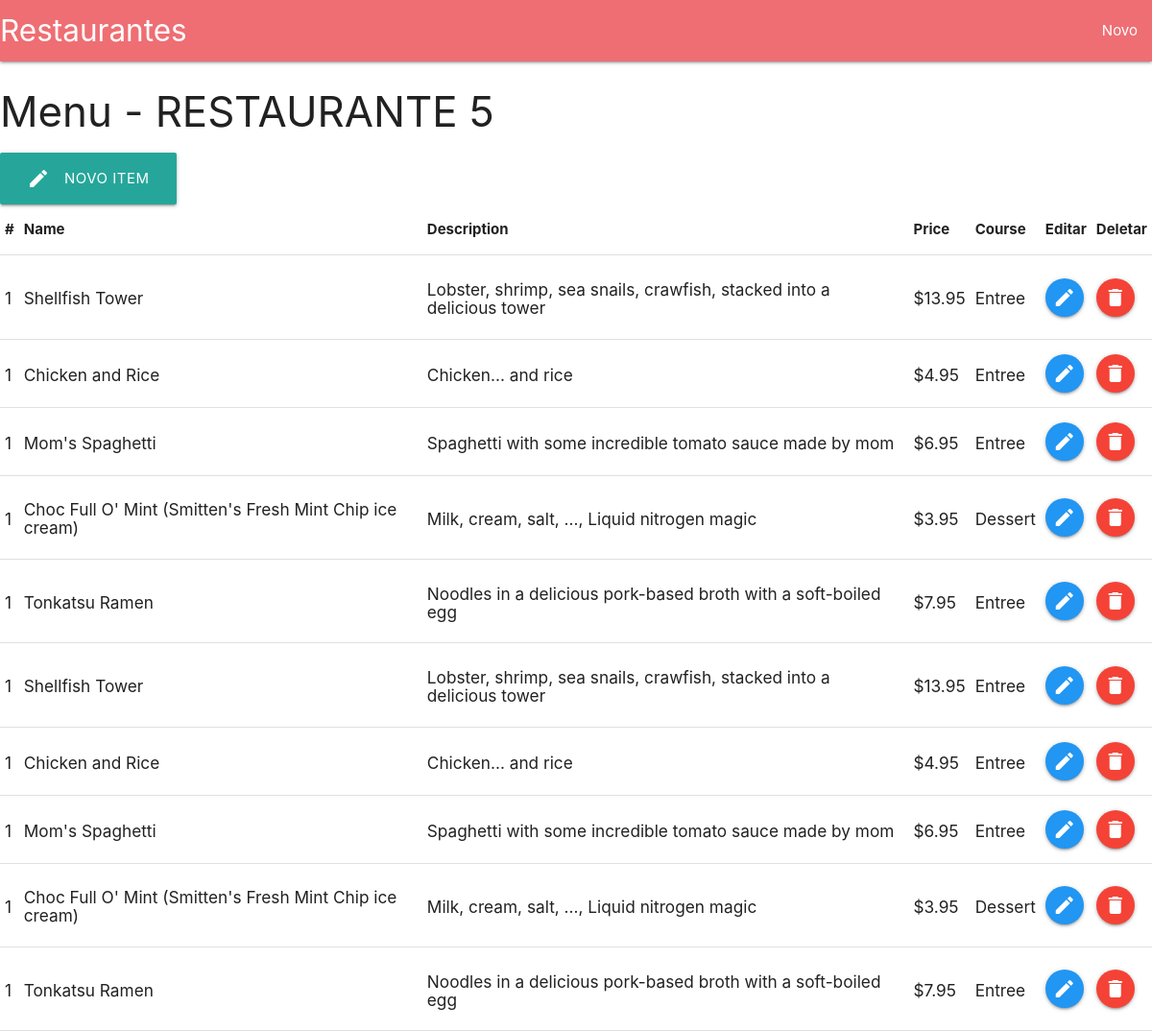
/restaurant/5/menu/, run on the app's committed database.
### database_setup.py (models this page shows, shortened)
class Restaurant(Base):
    __tablename__ = 'restaurant'
    id = Column(Integer, primary_key=True)
    name = Column(String(250), nullable=False)

class MenuItem(Base):
    __tablename__ = 'menu_item'
    id = Column(Integer, primary_key=True)
    name = Column(String(80), nullable=False)
    description = Column(String(250))
    price = Column(String(8))
    course = Column(String(250))
    restaurant_id = Column(Integer,ForeignKey('restaurant.id'))
    restaurant = relationship(Restaurant)

### project.py (the view)
@app.route('/restaurant/<int:restaurant_id>/', methods=['GET', 'POST'])
@app.route('/restaurant/<int:restaurant_id>/menu/', methods=['GET', 'POST'])
def showMenu(restaurant_id):
    restaurant = session.query(Restaurant).filter_by(id=restaurant_id).one()
    items = session.query(MenuItem).filter_by(restaurant_id = restaurant.id)
    return render_template('menu.html', restaurant=restaurant, items=items)

### templates/menu.html (shortened to what this page needs)
<!DOCTYPE html>
<html lang="pt-br" dir="ltr">
  <head>
     <link type="text/css" rel="stylesheet" href="/static/css/materialize.min.css"  media="screen,projection"/>
  </head>
  <body>
      <nav>
        <div class="nav-wrapper">
          <a href='{{ url_for('showRestaurant') }}' class="brand-logo">Restaurantes</a>
          <ul id="nav-mobile" class="right hide-on-med-and-down">
            <li><a href='{{ url_for('newRestaurant') }}'>Novo</a></li>
          </ul>
        </div>
      </nav>
      <h3>Menu - {{ restaurant.name }}</h3>
      <a href='{{ url_for('newMenuItem', restaurant_id = restaurant.id )}}' class="waves-effect waves-light btn-large">
        <i class="material-icons left">edit</i>
        Novo Item
      </a>
      <table class="highlight">
        <thead>
          <tr>
              <th>#</th>
              <th>Name</th>
              <th>Description</th>
              <th>Price</th>
              <th>Course</th>
              <th>Editar</th>
              <th>Deletar</th>
          </tr>
        </thead>
        <tbody>
      {% for item in items %}
          <tr>
            <td>
              <h6>{{ 1 }}</h6>
            </td>
            <td>
              <h6>{{ item.name }}</h6>
            </td>
            <td>
              <h6>{{ item.description }}</h6>
            </td>
            <td>
              <h6>{{ item.price }}</h6>
            </td>
            <td>
              <h6>{{ item.course }}</h6>
            </td>
            <td>
              <a class="btn-floating  waves-effect waves-light blue" href='{{ url_for('editMenuItem', restaurant_id = item.restaurant_id, menu_id = item.id ) }}'>
                <i class="material-icons">edit</i>
              </a>
            </td>
            <td>
              <a class="btn-floating  waves-effect waves-light red" href='{{ url_for('deleteMenuItem', restaurant_id = item.restaurant_id, menu_id = item.id ) }}'>
                <i class="material-icons">delete</i>
              </a>
            </td>
          </tr>
        </tbody>
      {% endfor %}
      </table>
    </body>
  </html>

### data on the page
Restaurant: name "RESTAURANTE 5"
MenuItem: value "1", name "Shellfish Tower", description "Lobster, shrimp, sea snails, crawfish, stacked into a delicious tower", price "$13.95", course "Entree"
MenuItem: value "1", name "Chicken and Rice", description "Chicken... and rice", price "$4.95", course "Entree"
MenuItem: value "1", name "Mom's Spaghetti", description "Spaghetti with some incredible tomato sauce made by mom", price "$6.95", course "Entree"
MenuItem: value "1", name "Choc Full O' Mint (Smitten's Fresh Mint Chip ice cream)", description "Milk, cream, salt, ..., Liquid nitrogen magic", price "$3.95", course "Dessert"
MenuItem: value "1", name "Tonkatsu Ramen", description "Noodles in a delicious pork-based broth with a soft-boiled egg", price "$7.95", course "Entree"
MenuItem: value "1", name "Shellfish Tower", description "Lobster, shrimp, sea snails, crawfish, stacked into a delicious tower", price "$13.95", course "Entree"
MenuItem: value "1", name "Chicken and Rice", description "Chicken... and rice", price "$4.95", course "Entree"
MenuItem: value "1", name "Mom's Spaghetti", description "Spaghetti with some incredible tomato sauce made by mom", price "$6.95", course "Entree"
MenuItem: value "1", name "Choc Full O' Mint (Smitten's Fresh Mint Chip ice cream)", description "Milk, cream, salt, ..., Liquid nitrogen magic", price "$3.95", course "Dessert"
MenuItem: value "1", name "Tonkatsu Ramen", description "Noodles in a delicious pork-based broth with a soft-boiled egg", price "$7.95", course "Entree"
